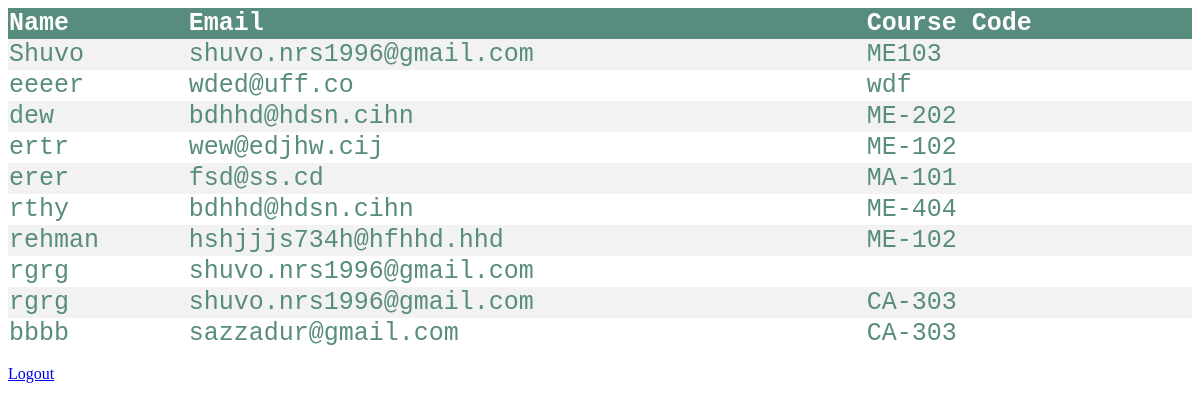
Page /student.php (signed in) on the committed database.
### tables this page shows
CREATE TABLE `admission` (
  `First_name` varchar(12) DEFAULT NULL,
  `Last_name` varchar(12) DEFAULT NULL,
  `Email` varchar(30) DEFAULT NULL,
  `Phone` int(11) DEFAULT NULL,
  `Gender` varchar(6) DEFAULT NULL,
  `Birthday` date DEFAULT NULL,
  `Course_code` varchar(10) DEFAULT NULL
);

### student.php (the view, shortened to what this page needs)
<?php
$conn = OpenCon();
?>
<!DOCTYPE html>
<html>
<head>
<link rel="stylesheet" type="text/css" href="learn_admin.css">
</head>
<body>
<table>
<tr>
<th>Name</th>
<th>Email</th>
<th>Course Code</th>
</tr>
<?php
$sql = "SELECT Last_name, Email, Course_code FROM admission";
$result = $conn->query($sql);
if ($result->num_rows > 0) {
while($row = $result->fetch_assoc()) {
echo "<tr><td>" . $row["Last_name"]. "</td><td>" . $row["Email"] . "</td><td>"
. $row["Course_code"]. "</td></tr>";
}
echo "</table>";
} else { echo "0 results"; }
?>
<p><a href="logout.php">Logout</a></p>
</body>
</html>

### learn_admin.css (style rules this page uses)
table { border-collapse: collapse; width: 100%; color: #588c7e; font-family: monospace; font-size: 25px; text-align: left; }
th { background-color: #588c7e; color: white; }
tr:nth-child(even) { background-color: #f2f2f2 }

### rows in the picture
admission: Last_name "Shuvo", Email "shuvo.nrs1996@gmail.com", Course_code "ME103"
admission: Last_name "eeeer", Email "wded@uff.co", Course_code "wdf"
admission: Last_name "dew", Email "bdhhd@hdsn.cihn", Course_code "ME-202"
admission: Last_name "ertr", Email "wew@edjhw.cij", Course_code "ME-102"
admission: Last_name "erer", Email "fsd@ss.cd", Course_code "MA-101"
admission: Last_name "rthy", Email "bdhhd@hdsn.cihn", Course_code "ME-404"
admission: Last_name "rehman", Email "hshjjjs734h@hfhhd.hhd", Course_code "ME-102"
admission: Last_name "rgrg", Email "shuvo.nrs1996@gmail.com"
admission: Last_name "rgrg", Email "shuvo.nrs1996@gmail.com", Course_code "CA-303"
admission: Last_name "bbbb", Email "sazzadur@gmail.com", Course_code "CA-303"
